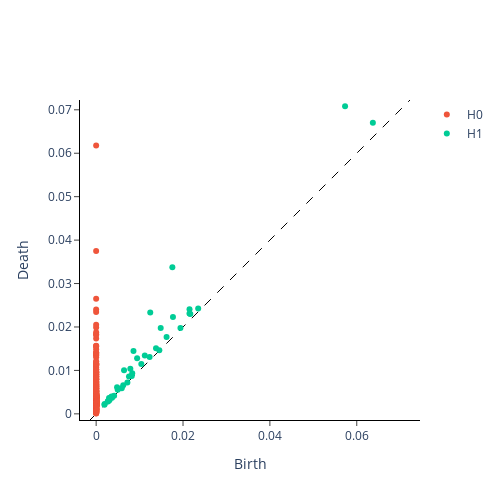

Write notebook code for a chart like this one.
### Code cell
### Let's look at segments of the data:
#i) positively correlated data
Xt1 = VR.fit_transform([X[900:,:]])
plot_diagram(Xt1[0])
